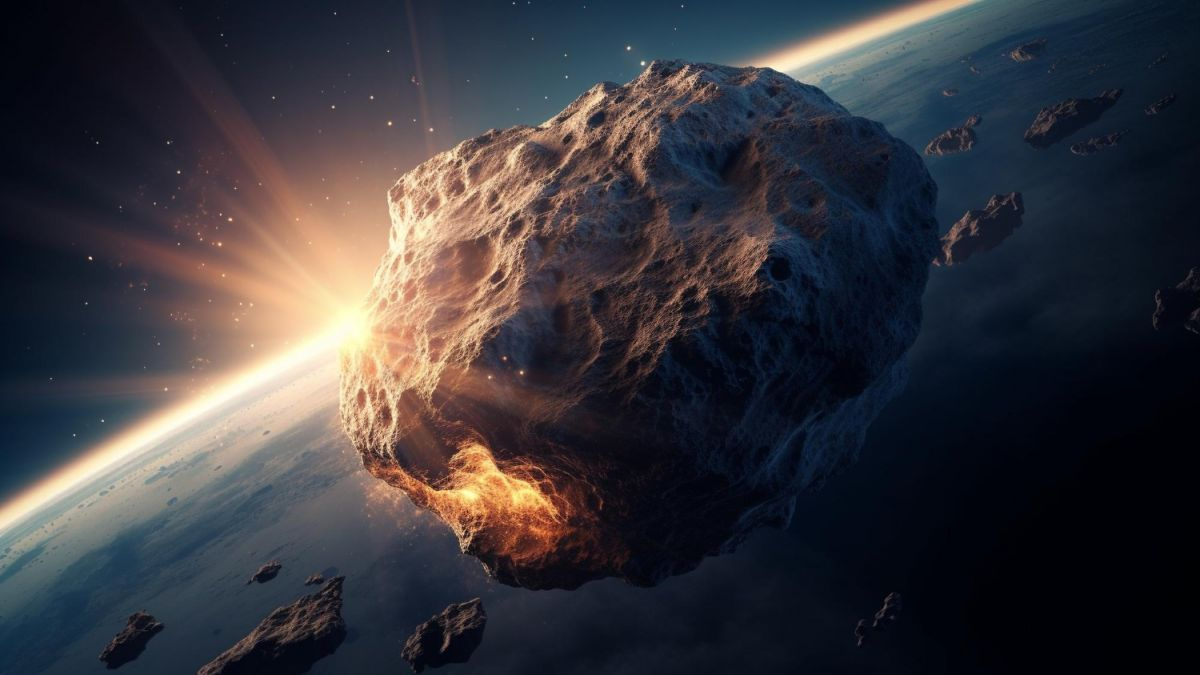
#> input picture назари.jpg, 1200 x 675 px
$ python buf8.py
#> lines starting #> are read from the running program, lines starting #| are printed output that depends on the picture
from PIL import Image

image = Image.open("назари.jpg")
#> image is the input picture: PIL image 1200x675 RGB; mean R, G, B 56, 54.6, 60.3
image.show()

rotated_image = image.rotate(90)
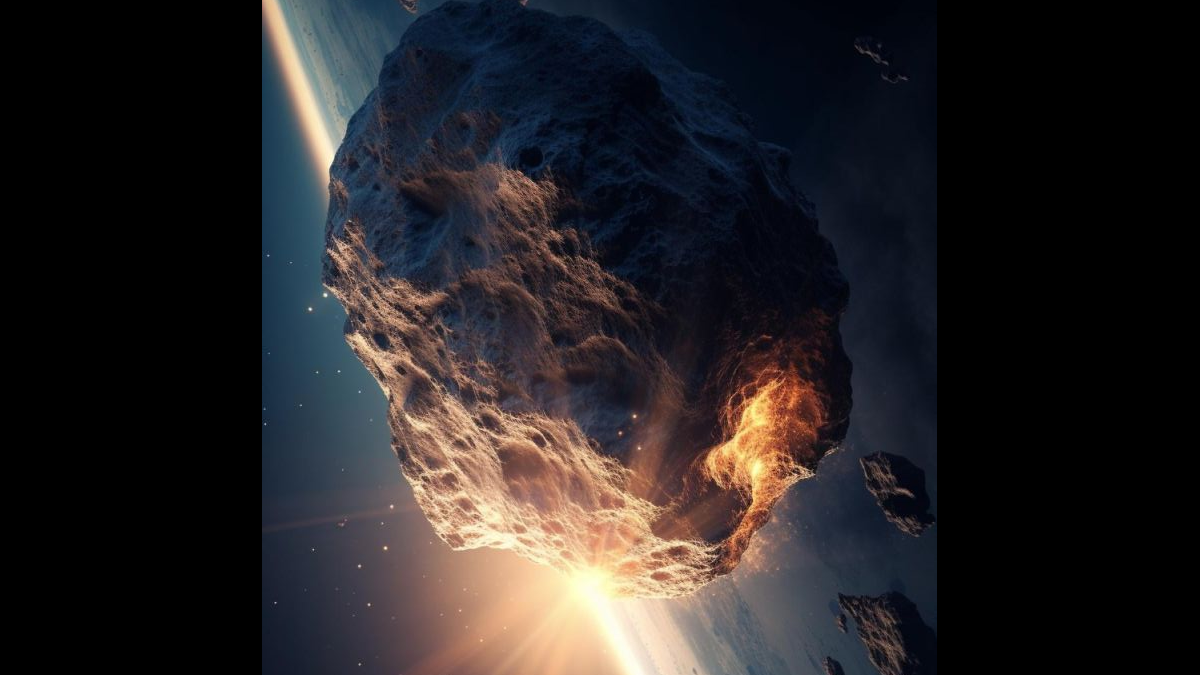
#> rotated_image: PIL image 1200x675 RGB; mean R, G, B 38.8, 35.6, 37.4
rotated_image.show()
rotated_image.save("завантаження.jfif")

$ run again, with завантаження.jfif saved as назари.jpg
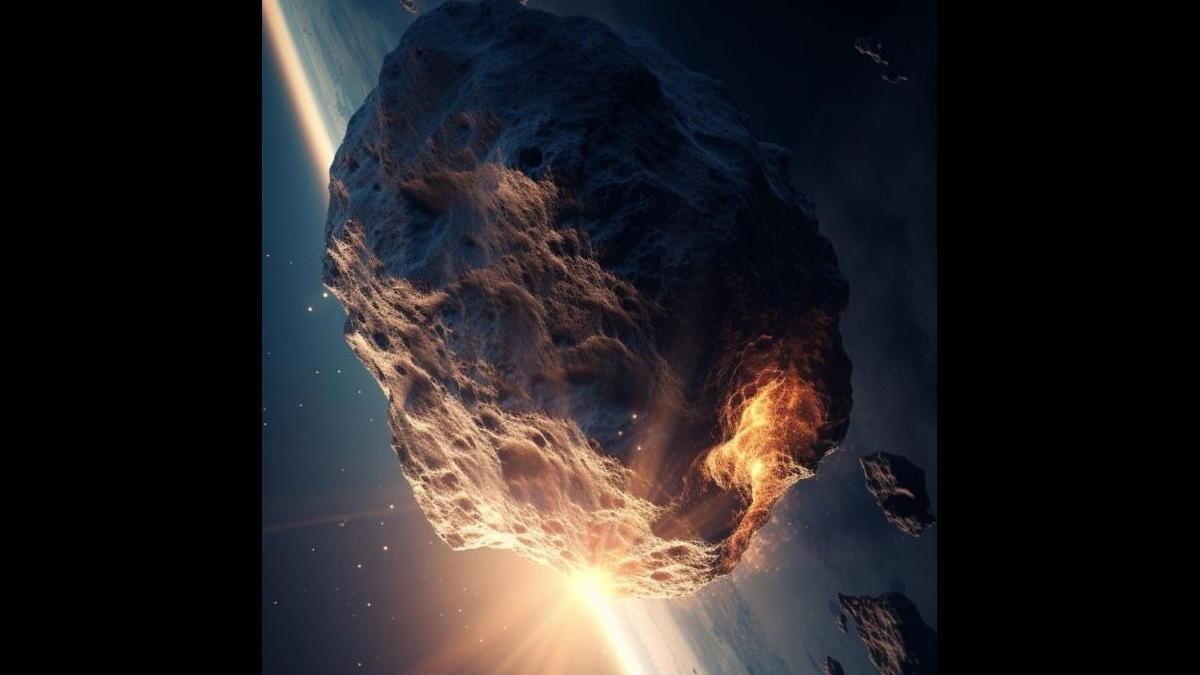
#> input picture завантаження.jfif, 1200 x 675 px
#> image is the input picture: PIL image 1200x675 RGB; mean R, G, B 38.9, 35.6, 37.4
#> `rotated_image = image.rotate(90)`:
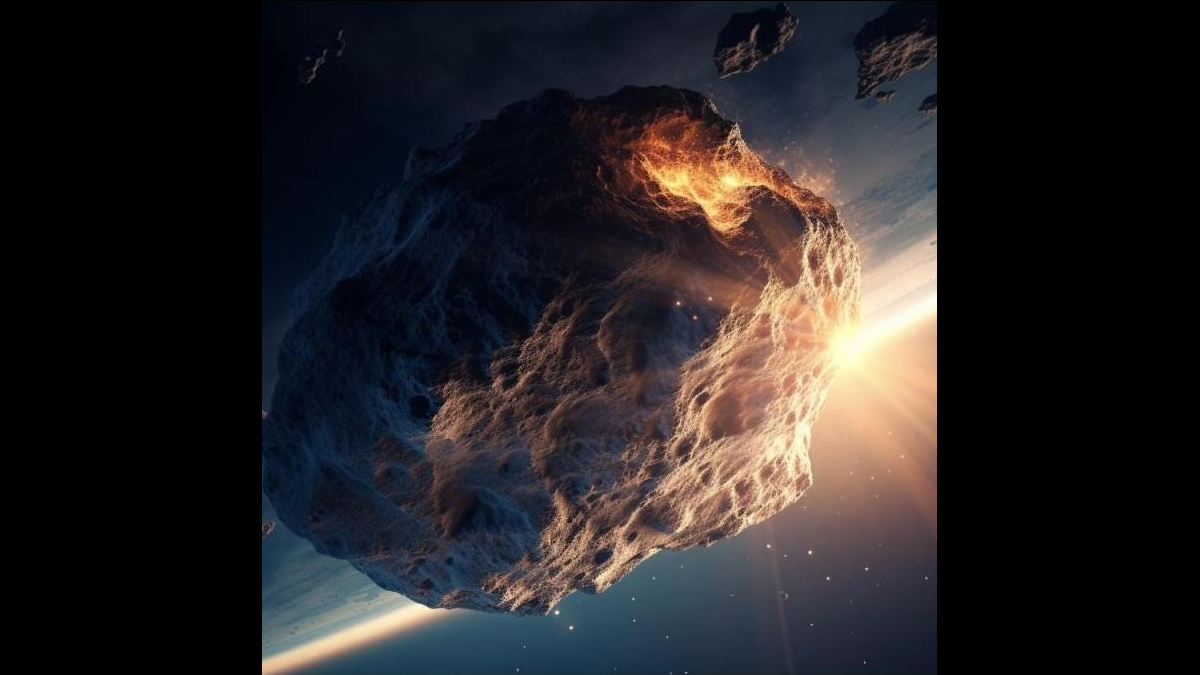
#> rotated_image: PIL image 1200x675 RGB; mean R, G, B 38.8, 35.5, 37.3
